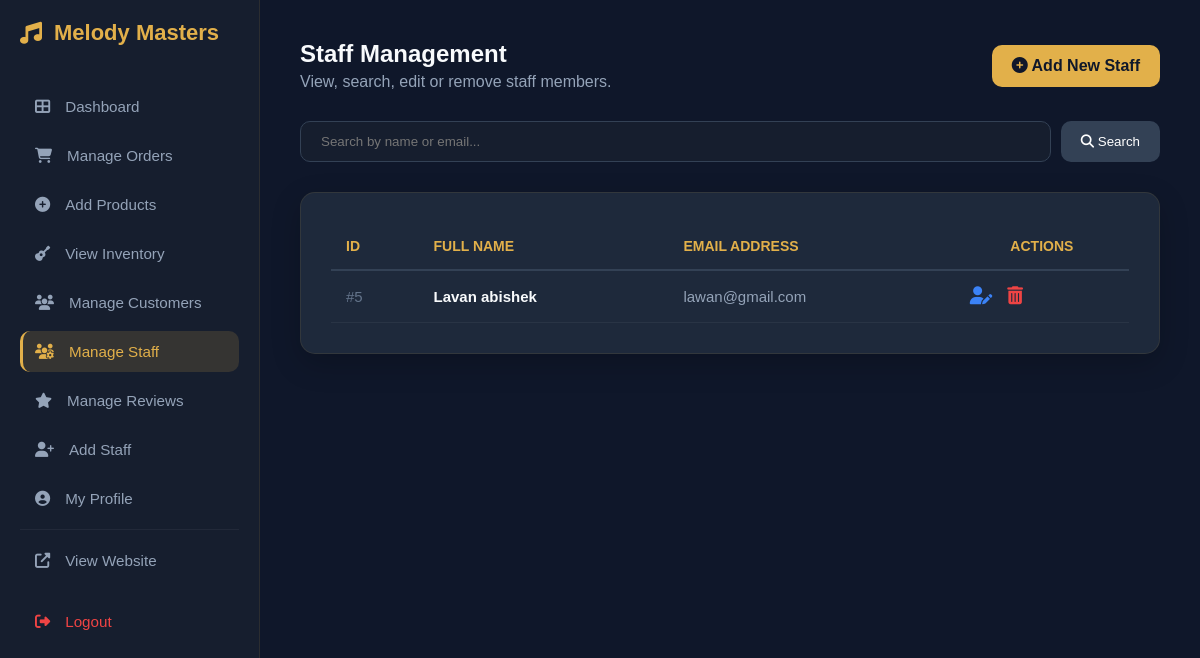
Screenshot of /manage_staff.php (signed in) with the database file from the repository.
### tables this page shows
CREATE TABLE `users` (
  `user_id` int(11) NOT NULL,
  `full_name` varchar(100) NOT NULL,
  `email` varchar(100) NOT NULL,
  `password` varchar(255) NOT NULL,
  `role` enum('Admin','Staff','Customer') DEFAULT 'Customer',
  `address` text DEFAULT NULL,
  `contact_number` varchar(15) DEFAULT NULL
);

### manage_staff.php (the view, shortened to what this page needs)
<?php
include 'db_connect.php';
$search_query = "";
if (isset($_GET['search'])) {
    $search_query = mysqli_real_escape_string($conn, $_GET['search']);
    $query = "SELECT user_id, full_name, email FROM users
              WHERE role = 'Staff' AND (full_name LIKE '%$search_query%' OR email LIKE '%$search_query%')
              ORDER BY user_id DESC";
} else {
    $query = "SELECT user_id, full_name, email FROM users WHERE role = 'Staff' ORDER BY user_id DESC";
}
$result = $conn->query($query);
?>
<!DOCTYPE html>
<html lang="en">
<head>
    <link rel="stylesheet" href="https://cdnjs.cloudflare.com/ajax/libs/font-awesome/6.4.0/css/all.min.css">
</head>
<body>
<?php include 'admin_sidebar.php'; ?>
<div class="main-content">
    <div class="top-bar">
        <div>
            <h2 style="margin:0;">Staff Management</h2>
            <p style="color: #94a3b8; margin: 5px 0 0;">View, search, edit or remove staff members.</p>
        </div>
        <a href="add_staff.php" class="btn-add"><i class="fas fa-plus-circle"></i> Add New Staff</a>
    </div>
    <form method="GET" class="search-form" style="margin-bottom: 30px;">
        <input type="text" name="search" class="search-input" placeholder="Search by name or email..." value="<?php echo htmlspecialchars($search_query); ?>">
        <button type="submit" class="btn-search"><i class="fas fa-search"></i> Search</button>
    </form>
    <div class="glass-card">
        <table>
            <thead>
                <tr>
                    <th>ID</th>
                    <th>Full Name</th>
                    <th>Email Address</th>
                    <th style="text-align: center;">Actions</th>
                </tr>
            </thead>
            <tbody>
                <?php if($result && $result->num_rows > 0): ?>
                    <?php while($row = $result->fetch_assoc()): ?>
                    <tr>
                        <td style="color: #64748b;">#<?php echo $row['user_id']; ?></td>
                        <td style="font-weight: 600;"><?php echo htmlspecialchars($row['full_name']); ?></td>
                        <td style="color: #94a3b8;"><?php echo htmlspecialchars($row['email']); ?></td>
                        <td>
                            <div class="action-icons">
                                <a href="edit_staff.php?id=<?php echo $row['user_id']; ?>" class="btn-edit" title="Edit Staff Member">
                                    <i class="fas fa-user-edit"></i>
                                </a>
                                <a href="manage_staff.php?delete_id=<?php echo $row['user_id']; ?>"
                                   class="btn-delete"
                                   onclick="return confirm('Are you sure you want to remove this staff member?')">
                                    <i class="fas fa-trash-alt"></i>
                                </a>
                            </div>
                        </td>
                    </tr>
                    <?php endwhile; ?>
                <?php endif; ?>
            </tbody>
        </table>
    </div>
</div>
</body>
</html>

### manage_staff.php (style rules this page uses)
:root { --gold: #e2b04a; --bg: #0f172a; --card: #1e293b; --text: #f8fafc; }
body { background: var(--bg); color: var(--text); font-family: 'Poppins', sans-serif; display: flex; margin: 0; }
.main-content { margin-left: 260px; width: calc(100% - 260px); padding: 40px; box-sizing: border-box; min-height: 100vh; }
.top-bar { display: flex; justify-content: space-between; align-items: center; margin-bottom: 30px; gap: 20px; }
.search-form { flex: 1; display: flex; gap: 10px; }
.search-input { flex: 1; padding: 12px 20px; border-radius: 10px; border: 1px solid #334155; background: #161e2e; color: white; outline: none; transition: 0.3s; }
.btn-search { background: #334155; color: white; border: none; padding: 12px 20px; border-radius: 10px; cursor: pointer; transition: 0.3s; }
.glass-card { background: var(--card); border-radius: 15px; padding: 30px; border: 1px solid rgba(226,176,74,0.1); box-shadow: 0 10px 30px rgba(0,0,0,0.2); }
table { width: 100%; border-collapse: collapse; }
th { text-align: left; color: var(--gold); padding: 15px; border-bottom: 2px solid #334155; font-size: 14px; text-transform: uppercase; }
td { padding: 15px; border-bottom: 1px solid rgba(255,255,255,0.05); font-size: 15px; }
.btn-add { background: var(--gold); color: #0f172a; text-decoration: none; padding: 12px 20px; border-radius: 10px; font-weight: 600; white-space: nowrap; }
.action-icons { display: flex; gap: 15px; }
.btn-edit { color: #3b82f6; text-decoration: none; font-size: 18px; transition: 0.3s; }
.btn-delete { color: #ef4444; text-decoration: none; font-size: 18px; border: none; background: none; cursor: pointer; transition: 0.3s; }

### rows the page displays
users: user_id "5", full_name "Lavan abishek", email "lawan@gmail.com"
